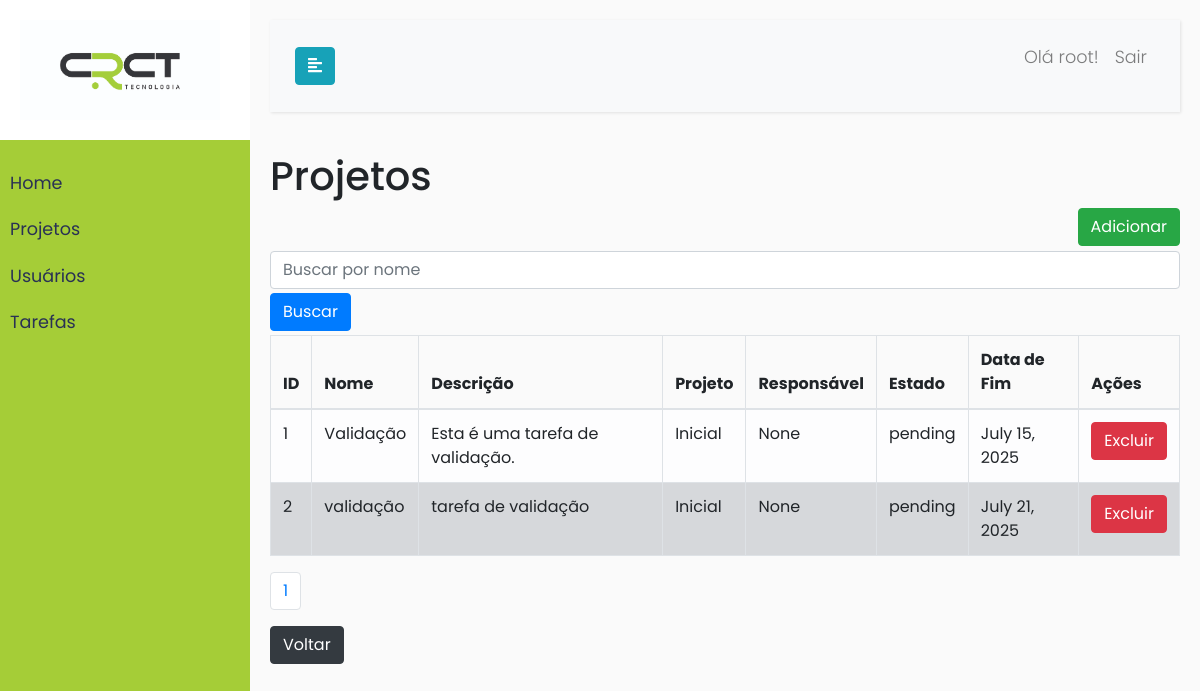
Screenshot of /projects/tasks/ (signed in) with the database file from the repository.
### projects/models.py (models this page shows, shortened)
class Task(models.Model):
    STATUS_CHOICES = [
        ('pending', 'Pendente'),
        ('in_progress', 'Em Progresso'),
        ('completed', 'Concluído')
    ]
    project = models.ForeignKey(Project, related_name='tasks', on_delete=models.CASCADE)
    title = models.CharField(max_length=200)
    description = models.TextField(blank=True, null=True)
    assigned_to = models.ForeignKey(User, related_name='assigned_tasks', on_delete=models.SET_NULL, null=True, blank=True)
    due_date = models.DateField(blank=True, null=True)
    status = models.CharField(max_length=20, choices=STATUS_CHOICES, default='pending')
    created_at = models.DateTimeField(auto_now_add=True)
    updated_at = models.DateTimeField(auto_now=True)
    def get_absolute_url(self):
        return reverse('projects:update_task', kwargs={'id': self.id})
    def get_delete_url(self):
        return reverse('projects:delete_task', kwargs={'id': self.id})
    class Meta:
        verbose_name = "Task"
        verbose_name_plural = "Tasks"
        ordering = ['due_date']

class Project(models.Model):
    STATUS_CHOICES = [
        ('pending', 'Pendente'),
        ('in_progress', 'Em Progresso'),
        ('completed', 'Concluído')
    ]
    name = models.CharField(max_length=100)
    description = models.TextField(blank=True, null=True)
    start_date = models.DateField()
    end_date = models.DateField(blank=True, null=True)
    status = models.CharField(max_length=20, choices=STATUS_CHOICES, default='pending')
    created_at = models.DateTimeField(auto_now_add=True)
    updated_at = models.DateTimeField(auto_now=True)
    def __str__(self):
        return self.name
    class Meta:
        verbose_name = "Project"
        verbose_name_plural = "Projects"
        ordering = ['start_date']

### projects/views.py (the view)
# urls.py: path('tasks/', ListTasksView.as_view(), name='list_tasks'),
class ListTasksView(ListView):
    model = Task
    template_name = 'projects/list_project_tasks.html'
    context_object_name = 'tasks'
    paginate_by = 10
    def get_queryset(self):
        return Task.objects.all()

### projects/templates/projects/list_project_tasks.html (shortened to what this page needs)
{% extends "model.html"%}
{% block content %}
    <h1>Projetos</h1>
    <a href="{% url 'projects:create_task' %}">
      <button type="button" class="btn btn-success" style="float: right; margin-bottom: 5px;">Adicionar</button>
    </a>
    <form>
      <div class="form-group mb-1">
        <input class="form-control" type="text" name="name" placeholder="Buscar por nome">
      </div>
      <button type="submit" class="btn btn-primary">Buscar</button>
    </form>
    <table class="table table-bordered mt-1">
        <thead>
          <tr>
            <th>ID</th>
            <th>Nome</th>
            <th>Descrição</th>
            <th>Projeto</th>
            <th>Responsável</th>
            <th>Estado</th>
            <th>Data de Fim</th>
            <th>Ações</th>
          </tr>
        </thead>
        <tbody>
            {% for task in tasks %}
              {% if forloop.counter0|divisibleby:2 %}
                <tr class="table-light">
              {% else %}
                <tr class="table-secondary">
              {% endif %}
                <td>{{ task.id }}</td>
                <td><a href="{{ task.get_absolute_url }}">{{ task.title }}</a></td>
                <td>{{ task.description }}</td>
                <td>{{ task.project }}</td>
                <td>{{ task.assigned_to }}</td>
                <td>{{ task.status }}</td>
                <td>{{ task.due_date }}</td>
                <form method="post" action="{{ task.get_delete_url }}">
                  <td>
                      <button type="submit" class="btn btn-danger" onclick="return confirm('Tem certeza que deseja excluir esta tarefa?');">
                          Excluir
                      </button>
                  </td>
              </form>
              </tr>
            {% endfor %}
        </tbody>
    </table>
      <ul class="pagination">
          {% for object in page_obj.paginator.page_range %}
            <li class="page-item"><a class="page-link" href="?page={{ forloop.counter }}">{{ forloop.counter }}</a></li>
          {% endfor %}
      </ul>
{% endblock %}

### core/templates/model.html (shortened to what this page needs)
{% load static %}
<!DOCTYPE html>
<html>
<head>
    <link rel="stylesheet" href="https://stackpath.bootstrapcdn.com/bootstrap/4.5.0/css/bootstrap.min.css">
    <link rel="stylesheet" href="https://stackpath.bootstrapcdn.com/bootstrap/4.1.0/css/bootstrap.min.css">
    <link rel="stylesheet" href="style.css">
    <link rel="stylesheet" href="{% static 'css/style.css' %}" >
</head>
<body>
    <div class="wrapper">
        <nav id="sidebar">
            <div class="sidebar-header">
                <a class="navbar-branch" href="{% url 'index' %}">
                    <img src="{% static 'media/logo.jpg' %}" alt="logo" width="200" height="100">
                  </a>
            </div>
            <ul class="list-unstyled components">
                <li>
                    <a href="{% url 'index' %}" >Home</a>
                </li>
                <li>
                    <a href="{% url 'projects:list_projects' %}">Projetos</a>
                </li>
                <li>
                    <a href="{% url 'projects:list_members' %}">Usuários</a>
                </li>
                <li>
                    <a href="{% url 'projects:list_tasks' %}">Tarefas</a>
                </li>
            </ul>
        </nav>
        <div id="content">
            <nav class="navbar navbar-expand-lg navbar-light bg-light">
                <div class="container-fluid">
                    <button type="button" id="sidebarCollapse" class="btn btn-info">
                        <i class="fas fa-align-left"></i>
                    </button>
                    <div class="collapse navbar-collapse" id="navbarSupportedContent">
                        <ul class="nav navbar-nav ml-auto">
                            <li class="nav-item">
                                <p class="nav-link">Olá {{ user.first_name }}!</p>
                            </li>
                            <li class="nav-item">
                                <p class="nav-link"><a href="{% url 'logout' %}">Sair</a></p>
                            </li>
                        </ul>
                    </div>
                </div>
            </nav>
            {% if user.is_authenticated %}
            <div>
                {% block content %} {% endblock %}
            </div>
                <input type='button' class="btn btn-dark" style="float: left; margin-bottom: 5px;" value='Voltar' onclick='history.go(-1)' />
            {% else %}
                <p> Você não está logado! </p>
                <p><span class="sair"><a href="{% url 'login' %}">Logar</a></span></p>
            {% endif %}
       </div>
</body>
</html>

### core/static/css/style.css (style rules this page uses)
body { font-family: 'Poppins', sans-serif; background: #fafafa; }
p { font-family: 'Poppins', sans-serif; font-size: 1.1em; font-weight: 300; line-height: 1.7em; color: #999; }
a, a:hover, a:focus { color: inherit; text-decoration: none; transition: all 0.3s; }
.navbar { padding: 15px 10px; background: #fff; border: none; border-radius: 0; margin-bottom: 40px; box-shadow: 1px 1px 3px rgba(0, 0, 0, 0.1); }
.wrapper { display: flex; width: 100%; align-items: stretch; }
#sidebar { min-width: 250px; max-width: 250px; background: #a5cd37; color: #293154; transition: all 0.3s; }
#sidebar .sidebar-header { padding: 20px; background: #FFFF; }
#sidebar ul.components { padding: 20px 0; border-bottom: 1px solid #a5cd37; }
#sidebar ul li a { padding: 10px; font-size: 1.1em; display: block; }
#content { width: 100%; padding: 20px; min-height: 100vh; transition: all 0.3s; }

### rows the page displays
Task: id "1", title "Validação", description "Esta é uma tarefa de validação.", project "Inicial", assigned_to "None", status "pending", due_date "July 15, 2025"
Task: id "2", title "validação", description "tarefa de validação", project "Inicial", assigned_to "None", status "pending", due_date "July 21, 2025"

### other values shown
{{ user.first_name }} "root"
